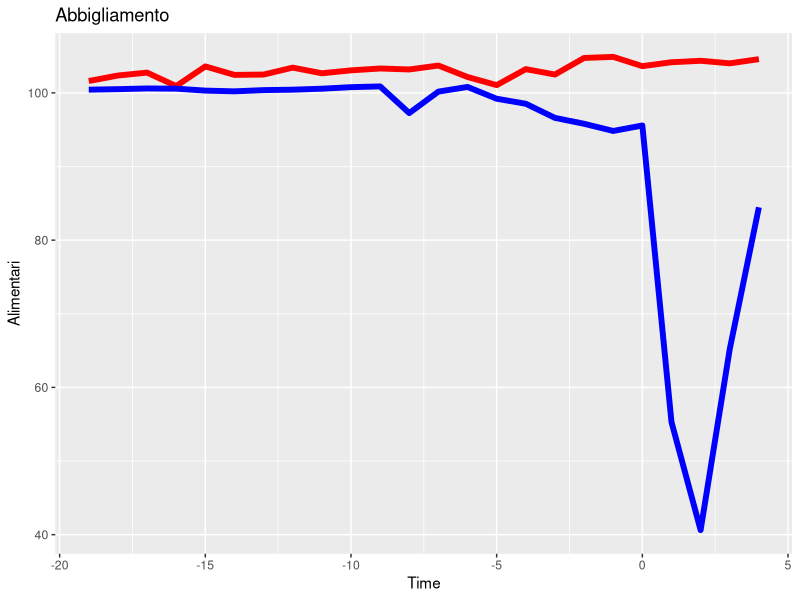
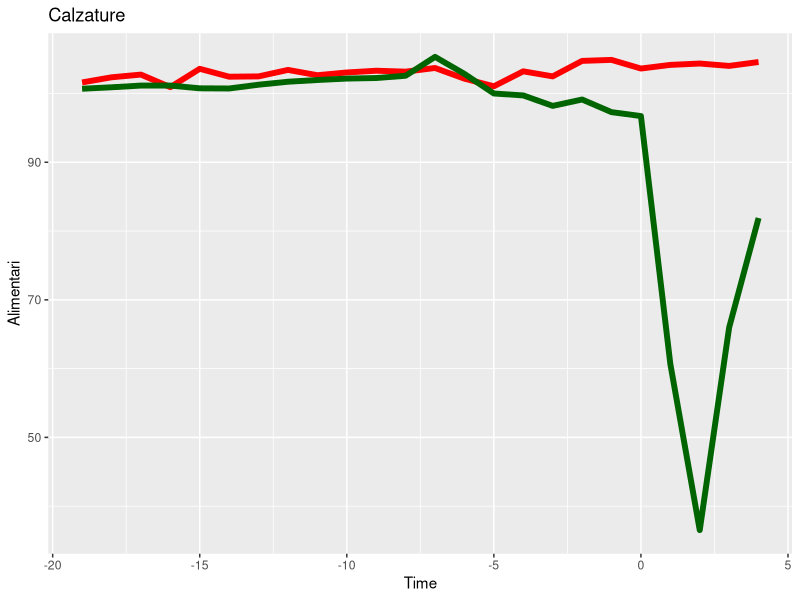
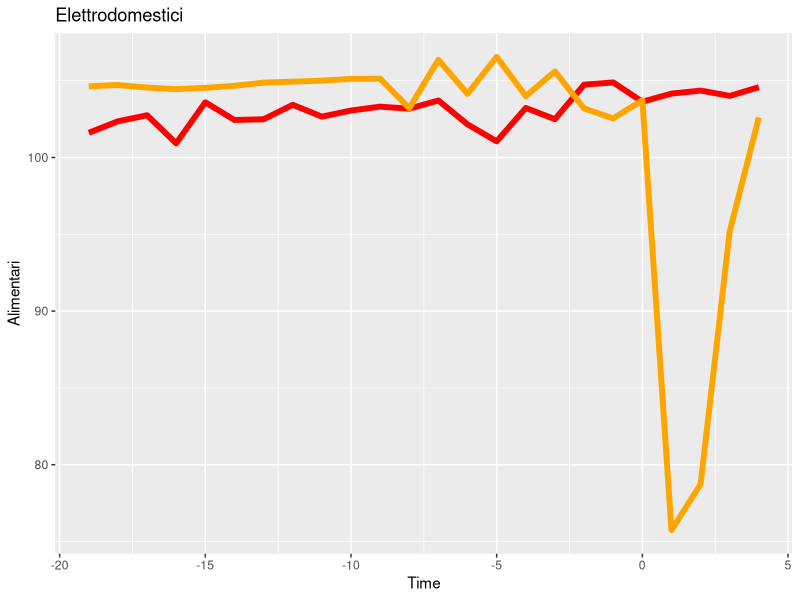
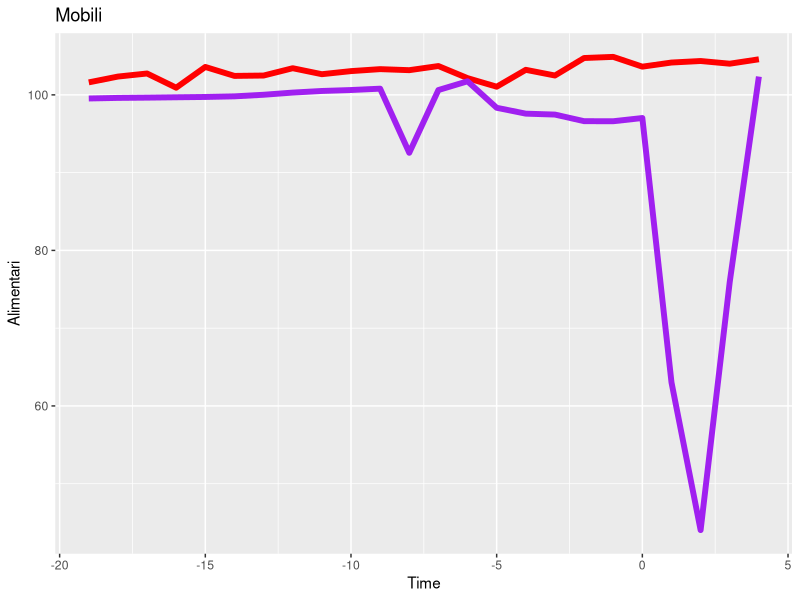
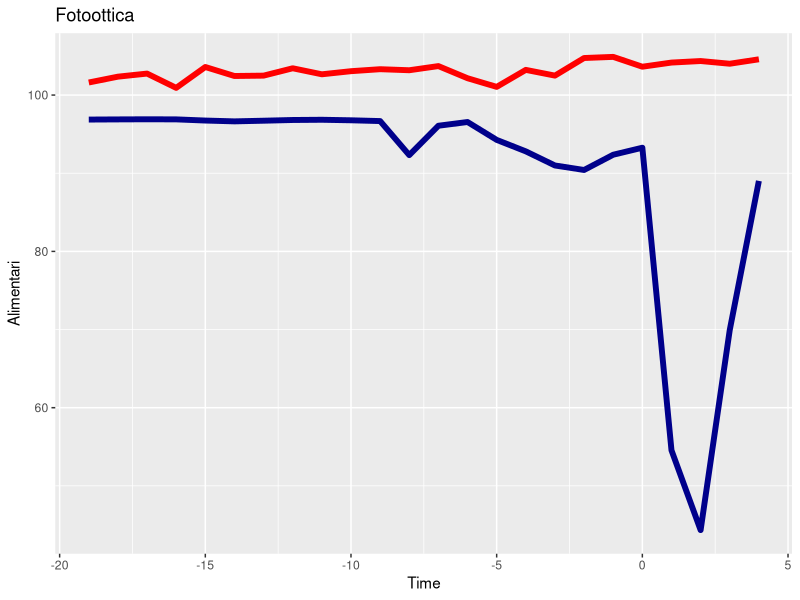
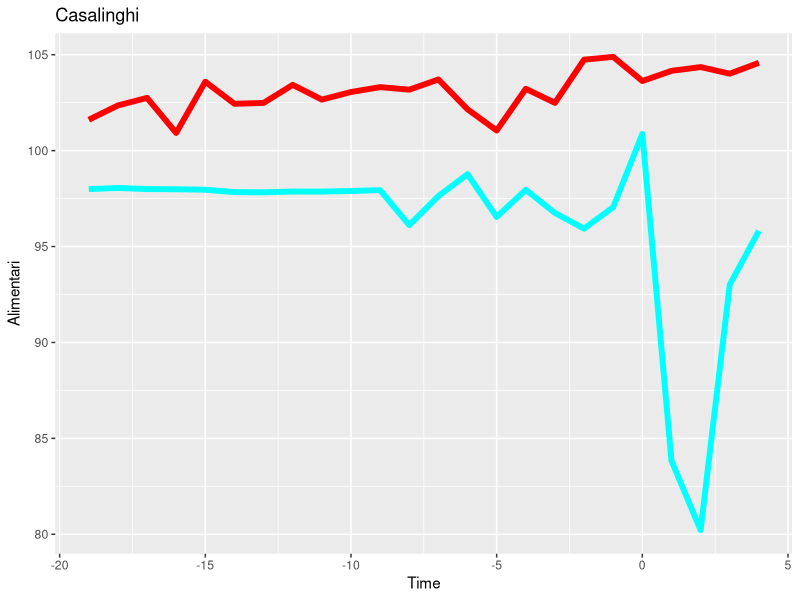
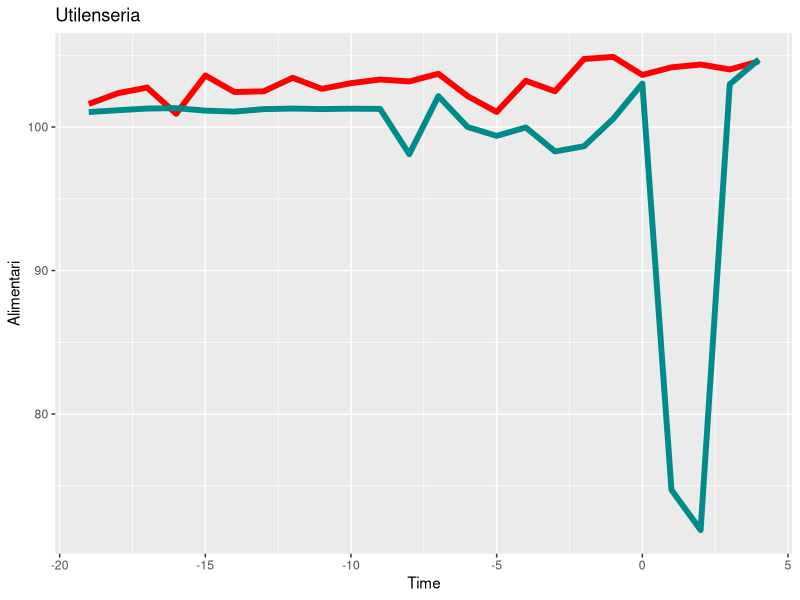
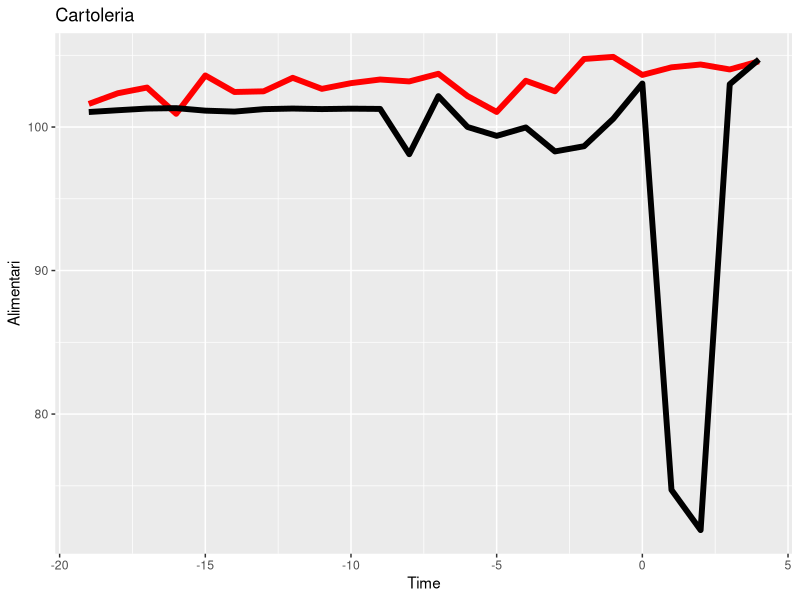

Generate these figures, in order, with R:
library(readxl)
library(ggplot2)
Data <- read_excel("Dati_destagionalizzati.xlsx")

Controllo_abbigliamento<-lm(Data$Abbigliamento[1:19]-Data$Alimentari[1:19]~Data$Time[1:19])
summary(Controllo_abbigliamento)

Controllo_calzature<-lm(Data$Calzature[1:19]-Data$Alimentari[1:19]~Data$Time[1:19])
summary(Controllo_calzature)

Controllo_Elettrodomestici<-lm(Data$Elettrodomestici[1:19]-Data$Alimentari[1:19]~Data$Time[1:19])
summary(Controllo_Elettrodomestici)

Controllo_Mobili<-lm(Data$Mobili[1:19]-Data$Alimentari[1:19]~Data$Time[1:19])
summary(Controllo_Mobili)

Controllo_Fotootica<-lm(Data$Fotoottica[1:19]-Data$Alimentari[1:19]~Data$Time[1:19])
summary(Controllo_Fotootica)

Controllo_Casalinghi<-lm(Data$Casalinghi[1:19]-Data$Alimentari[1:19]~Data$Time[1:19])
summary(Controllo_Casalinghi)

Controllo_Utilenseria<-lm(Data$Utilenseria[1:19]-Data$Alimentari[1:19]~Data$Time[1:19])
summary(Controllo_Utilenseria)

Controllo_Cartoleria<-lm(Data$Cartoleria[1:19]-Data$Alimentari[1:19]~Data$Time[1:19])
summary(Controllo_Cartoleria)

Controllo_Giocattoli<-lm(Data$Giocattoli[1:19]-Data$Alimentari[1:19]~Data$Time[1:19])
summary(Controllo_Giocattoli)


reg2<-lm(Data$Abbigliamento-Data$Alimentari~Data$Time+Data$T1+Data$T2+Data$T3)
summary(reg2)

reg3<-lm(Data$Calzature-Data$Alimentari~Data$Time+Data$T1+Data$T2+Data$T3)
summary(reg3)

reg4<-lm(Data$Elettrodomestici-Data$Alimentari~Data$Time+Data$T1+Data$T2+Data$T3)
summary(reg4)

reg5<-lm(Data$Mobili-Data$Alimentari~Data$Time+Data$T1+Data$T2+Data$T3)
summary(reg5)

reg6<-lm(Data$Fotoottica-Data$Alimentari~Data$Time+Data$T1+Data$T2+Data$T3)
summary(reg6)

reg7<-lm(Data$Casalinghi-Data$Alimentari~Data$T1+Data$T2+Data$T3)
summary(reg7)

reg8<-lm(Data$Utilenseria-Data$Alimentari~Data$T1+Data$T2+Data$T3)
summary(reg8)

reg9<-lm(Data$Cartoleria-Data$Alimentari~Data$T1+Data$T2+Data$T3)
summary(reg9)

reg10<-lm(Data$Giocattoli-Data$Alimentari~Data$T1+Data$T2+Data$T3)
summary(reg10)


ggplot(data=Data,aes(x=Time,y=Alimentari))+geom_line(size=2,color = "red")+geom_line(size=2,aes(x=Time,y=Abbigliamento),color = "blue")+ 
  labs(title="Abbigliamento")

ggplot(data=Data,aes(x=Time,y=Alimentari))+geom_line(size=2,color = "red")+geom_line(size=2,aes(x=Time,y=Calzature),color = "darkgreen")+ 
  labs(title="Calzature")

ggplot(data=Data,aes(x=Time,y=Alimentari))+geom_line(size=2,color = "red")+geom_line(size=2,aes(x=Time,y=Elettrodomestici),color = "orange")+ 
  labs(title="Elettrodomestici")

ggplot(data=Data,aes(x=Time,y=Alimentari))+geom_line(size=2,color = "red")+geom_line(size=2,aes(x=Time,y=Mobili),color = "purple")+ 
  labs(title="Mobili")

ggplot(data=Data,aes(x=Time,y=Alimentari))+geom_line(size=2,color = "red")+geom_line(size=2,aes(x=Time,y=Fotoottica),color = "darkblue")+ 
  labs(title="Fotoottica")

ggplot(data=Data,aes(x=Time,y=Alimentari))+geom_line(size=2,color = "red")+geom_line(size=2,aes(x=Time,y=Casalinghi),color = "cyan")+ 
  labs(title="Casalinghi")

ggplot(data=Data,aes(x=Time,y=Alimentari))+geom_line(size=2,color = "red")+geom_line(size=2,aes(x=Time,y=Utilenseria),color = "darkcyan")+ 
  labs(title="Utilenseria")

ggplot(data=Data,aes(x=Time,y=Alimentari))+geom_line(size=2,color = "red")+geom_line(size=2,aes(x=Time,y=Cartoleria),color = "black")+ 
  labs(title="Cartoleria")

ggplot(data=Data,aes(x=Time,y=Alimentari))+geom_line(size=2,color = "red")+geom_line(size=2,aes(x=Time,y=Giocattoli),color = "yellow")+ 
  labs(title="Giocattoli")






